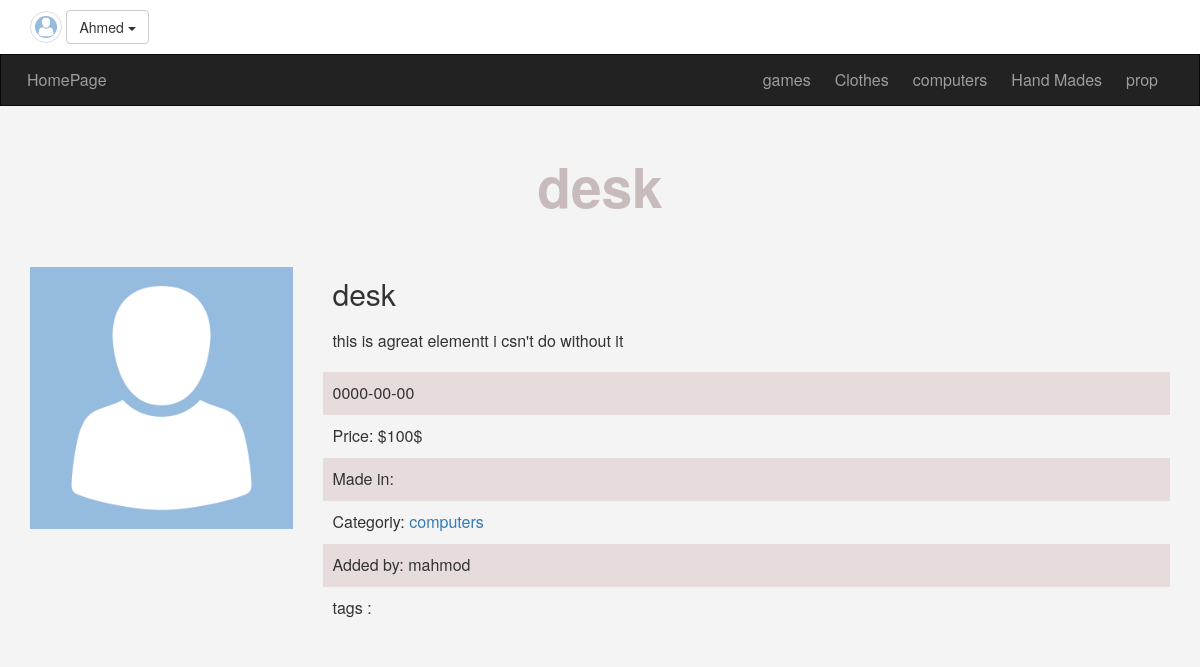
Page /shitems.php?itemId=21 (signed in) on the committed database.
### tables this page shows
CREATE TABLE `cats` (
  `ID` int(11) NOT NULL,
  `name` varchar(255) NOT NULL,
  `Description` text NOT NULL,
  `ordering` int(11) DEFAULT NULL,
  `parent` int(11) NOT NULL DEFAULT 0,
  `visibility` tinyint(11) NOT NULL DEFAULT 0,
  `Allow_com` tinyint(11) NOT NULL DEFAULT 0,
  `Allow_ads` tinyint(11) NOT NULL DEFAULT 0
);

CREATE TABLE `items` (
  `ID` int(11) NOT NULL,
  `Name` varchar(30) NOT NULL,
  `Disc` text NOT NULL,
  `Price` varchar(255) NOT NULL,
  `Add_Date` date NOT NULL,
  `Country` varchar(255) NOT NULL,
  `Image` varchar(255) NOT NULL,
  `Status` varchar(255) NOT NULL,
  `Rating` smallint(6) NOT NULL,
  `Cat_id` int(11) NOT NULL,
  `Member_id` int(11) NOT NULL,
  `Aprove` tinyint(4) NOT NULL DEFAULT 0,
  `tags` varchar(255) NOT NULL
);

CREATE TABLE `users` (
  `UserID` int(11) NOT NULL COMMENT 'to identfy user',
  `Username` varchar(255) NOT NULL COMMENT 'user name to login',
  `password` varchar(255) NOT NULL,
  `Email` varchar(255) NOT NULL,
  `FullName` varchar(255) NOT NULL,
  `avatar` varchar(255) NOT NULL,
  `GroupID` int(11) NOT NULL DEFAULT 0 COMMENT 'identfy user group',
  `trustStatus` int(11) NOT NULL DEFAULT 0,
  `RegStatus` int(11) NOT NULL DEFAULT 0 COMMENT 'user approveal',
  `Date` date DEFAULT NULL
);

### init.php (called while the page is built, shortened)
<?php
$tpl='includes/templets/';
include('Admin/config.php');
$fun='includes/funcs/';
include $fun.'fun.php';
include $tpl."header.php";
?>

### includes/funcs/fun.php (called while the page is built, shortened)
<?php
function GetCat(){
    global $con;
    $stmt=$con->prepare("SELECT * FROM cats  where parent = 0  ORDER BY ID ASC ");
    $stmt->execute();
    $rows=$stmt->fetchall();
    return $rows;
 }
?>

### shitems.php (the view, shortened to what this page needs)
<?php
include ("init.php");
$itemId =isset($_GET['itemId']) && is_numeric($_GET['itemId']) ? intval($_GET['itemId']) : 0;
$stmt=$con->prepare("SELECT items.* ,cats.name AS CATname ,users.Username FROM `items`
  INNER JOIN cats ON items.Cat_id= cats.ID
  INNER JOIN users ON items.Member_id= users.UserID
  WHERE items.ID=?
  And
  Aprove=1
  ");
  $stmt->execute(array($itemId));
$row=$stmt->fetch();
$count=$stmt->rowcount();
  if($count>0){
?>
<h1 class='text-center'><?php echo $row['Name']?></h1>
<div class='container'>
<div class='row'>
            <div class='col-md-3'><img src="av.png" class="img-responsive center-block"></div>
            <div class='col-md-9 item-info'>
            <h2><?php echo $row['Name']?></h2>
            <p><?php echo $row['Disc']?></p>
          <ul class='list-unstyled'>
            <li><?php echo $row['Add_Date']?></li>
            <li>Price: $<?php echo $row['Price']?></li>
            <li>Made in: <?php echo $row['Country']?></li>
            <li>Categoriy: <?php echo "<a href='categ.php?catID=".$row['Cat_id']."''>".$row['CATname']."</a>"?></li>
            <li>Added by: <?php echo $row['Username']?></li>
            <li>tags : <?php $tags=explode(',',$row['tags']);
            ?></li>
            </ul>
            </div></div>
<?php } else{
  echo "<div class='alert alert-danger'>This item not approved yet </div>";}?>
<?php include $tpl.'footer.php';?>

### includes/templets/navbar.php (shortened to what this page needs)
<div class="upper-bar">
  <div class='container'>
  <?php
  if(isset($_SESSION['username'])){
?>
<img class="my-image img-thumbnail img-circle" src="av.png" alt="" />
				<div class="btn-group my-info">
					<span class="btn btn-default dropdown-toggle" data-toggle="dropdown">
						<?php echo $_SESSION['username']?>
						<span class="caret"></span>
					</span>
				</div>
 <?php
 } else{
  ?>
    <a href="login.php">
    <span class='pull-right'>login|signUp</span>
    </a><?php } ?>
</div>
</div>
<nav class="navbar  navbar-inverse">
  <div class="container">
    <div class="navbar-header">
      <a class="navbar-brand" href="index.php"><?php echo "HomePage"?></a>
    </div>
    <div class="collapse navbar-collapse" id="bs-example-navbar-collapse-1">
      <ul class="nav navbar-nav navbar-right ">
    <?php
    foreach (GetCat() as $c) {
     echo "<li><a href='categ.php?catID=".$c['ID']."'></i> ".$c['name']."</a></li>";
    }
    ?>
      </ul>
    </div>
  </div>
</nav>

### Layout/css/frontstyl.css (style rules this page uses)
body { background-color: #f4f4f4; font-size: 16px; height: 3000px; }
h1 { font-size: 55px; font-weight: bold; color: #c8bbbb; margin: 50px 0; }
.upper-bar { padding: 10px; background-color: #fff; }
.my-image { height: 32px; width: 32px; }
.navbar { border-radius: 0px; margin-bottom: 0px; }
.navbar-brand { font-size: 16px; padding: 15px 12px; }
.nav li a { padding: 15px 12px; }
.item-info h2 { margin: 0; padding: 10px; }
.item-info p { padding: 10px; }
.item-info ul li { padding: 10px; }
.item-info ul li:nth-child(odd) { background-color: #e6dcdc; }

### rows in the picture
cats: name "games"
cats: name "Clothes"
cats: name "computers"
cats: name "Hand Mades"
cats: name "prop"
items: Name "desk", Disc "this is agreat elementt i csn't do without it", Add_Date "0000-00-00", Price "100$", Cat.name "computers", Member.Username "mahmod"

### other values in the picture
$_SESSION['username'] "Ahmed"
